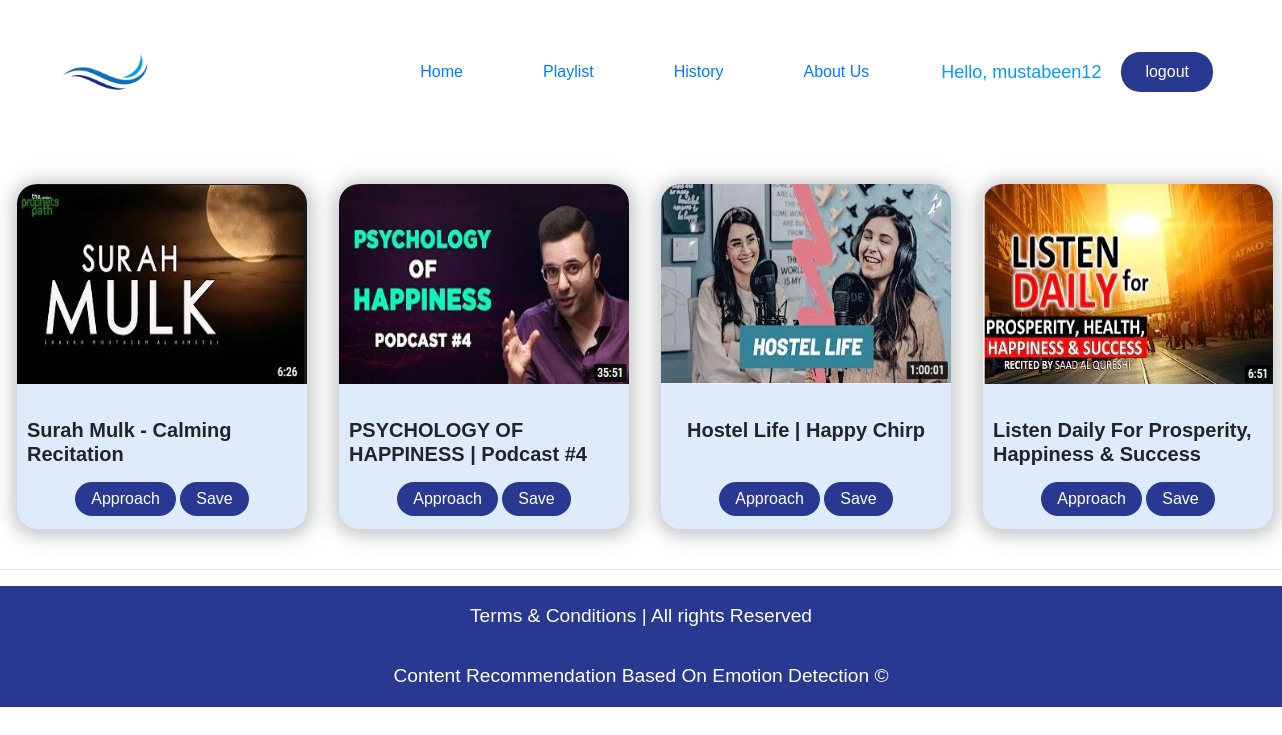
The app's page /contentaudios/Happy (signed in) with its own data.
### CRED/models.py (models this page shows, shortened)
class Audios(models.Model):
    CATEGORIES = (
        ('Happy','Happy'),
        ('anger','ager'),
        ('fear','fear'),
        ('sad','sad'),
        ('contempt','contempt'),
        ('disgust','disgust'),
        ('surprise','surprise'),
    )
    name = models.CharField(max_length=200, null=True)
    url_link = models.URLField(max_length=200, null=True)
    category = models.CharField(max_length=200, null=True, choices=CATEGORIES)
    description = models.CharField(max_length=200, null=True)
    image=models.ImageField(upload_to=get_file_path,default="")

### CRED/views.py (the view)
# urls.py: path('contentaudios/<str:cat>',views.contentaudios,name="contentaudios"),
@login_required(login_url='login')
def contentaudios(request,cat):
    audios=Audios.objects.filter(category=cat)
    return render (request,'CRED/contentaudios.html',{'audios':audios})

### CRED/templates/CRED/contentaudios.html
{% extends 'CRED/main.html'%}
{% load static %}
{% block content %}
<div class="section-wrraper">
    <div class="wrapper">
        {% for item in audios %}
        <div style="padding: 0px;background: #ddebfb;box-shadow: rgb(60 76 63 / 8%) 3px 2px 21px 11px, rgb(60 64 76 / 20%) 0px 2px 14px 5px;
        border-radius: 20px;border: 0px;" class="box-wrraper">
            <img style="width: 290px;
            /* object-fit: contain; */
            height: 200px;border-top-left-radius: 20px;
            border-top-right-radius: 20px;" src="{{item.image.url}}" alt="My static images">
            <br>
            <h4 style="font-size: 20px;
            font-weight: 600;padding: 10px;height: 58px;">{{item.name}}</h4>
            <div class="inside-button">
                <button style="border-radius: 1.2rem;
                font-size: 1rem;
                font-weight: 500;
                cursor: pointer;
                margin: 0.5rem 0rem;    margin-bottom: 13px;"><a style="color: white;text-decoration:none"
                href="/approch_audio/{{item.id}}" target="_blank">Approach</a></button>
                <button style="border-radius: 1.2rem;
                font-size: 1rem;
                font-weight: 500;
                cursor: pointer;
                margin: 0.5rem 0rem;"><a style="color: white;text-decoration:none"
                href="/save_audio/{{item.id}}">Save</a></button>
            </div>
        </div>
        {% endfor %}
    </div>
</div>
{% endblock %}

### CRED/templates/CRED/navbar.html (shortened to what this page needs)
{% load static %}
<nav class="navbar-wrraper navbar navbar-expand-lg">
  <img src="{% static 'images/logo.png' %}" alt="" class="logo">
  <div class="nav-items collapse navbar-collapse" id="navbarSupportedContent">
    <ul class="navbar-nav ">
      <li class="nav-item">
        <a  class="nav-link" href="{% url 'home' %}">Home</a>
      </li>
      {% if request.user.is_authenticated %}
      <li class="nav-item">
        <a class="nav-link" href="{% url 'playlist' %}">Playlist</a>
      </li>
      <li class="nav-item">
        <a class="nav-link " href="{% url 'history' %}">History</a>
      </li>
      {% endif %}
      <li class="nav-item">
          <a class="nav-link " href="{% url 'aboutus' %}">About Us</a>
        </li>
    </ul>
      {% if request.user.is_authenticated %}
      <span  class="hello-msg">Hello, {{request.user}}</span>
      <span class="hello-msg"><a href="{% url 'logout' %}"><button style="background: var(--Primary-color);
        color: var(--White);
        padding: 0.5rem 1.5rem;
        border: none;
        border-radius: 1.2rem;
        font-size: 1rem;
        font-weight: 500;
        cursor: pointer;
        margin: 0.5rem 0rem;" class="btn btn-outline-success my-2 my-sm-0">logout</button></a></span>
        {% endif %}
  </div>
</nav>

### static/css/main.css (style rules this page uses)
:root { --Primary-color: #293890; --White: #ffffff; --Black: #000000; }
* { margin: 0; padding: 0; font-family: 'Montserrat', sans-serif; }
a { text-decoration: none; }
button { outline: none !important; border: none !important; }
.logo { width: 7rem; }
.navbar-wrraper { display: flex !important; flex-direction: row !important; align-items: center !important; padding: 1rem 3rem !important; margin: 0 auto; max-width: 80rem; }
.nav-items { display: flex; flex-direction: row; align-items: center; justify-content: flex-end; }
.nav-item a { margin-right: 4rem !important; }
.btn { background: var(--Primary-color) !important; color: var(--White) !important; padding: 0.5rem 1rem; border: none; border-radius: 0.2rem; font-size: 1rem; font-weight: 500; cursor: pointer; margin: 0rem 0.5rem; outline: none !important; }
.section-wrraper { margin: 0 auto; max-width: 80rem; }
.wrapper { display: grid; grid-template-columns: repeat(4, 0.5fr); margin: 2rem 0rem; }
.box-wrraper { display: flex; flex-direction: column; align-items: center; border: 0.05rem solid var(--Primary-color); margin: 0.5rem 1rem; }
.inside-button button { padding: 0.3rem 1rem; background-color: var(--Primary-color); color: var(--White); border-radius: 0.2rem; }

### CRED/templates/CRED/navbar.html (style rules this page uses)
.hello-msg { font-size: 18px; color:rgb(2, 157, 247); margin-right: 20px; }

### records on screen
Audios: image (picture), name "Surah Mulk - Calming Recitation"
Audios: image (picture), name "PSYCHOLOGY OF HAPPINESS | Podcast #4"
Audios: image (picture), name "Hostel Life | Happy Chirp"
Audios: image (picture), name "Listen Daily For Prosperity, Happiness & Success"

### other values on screen
{{ request.user }} "mustabeen12"
